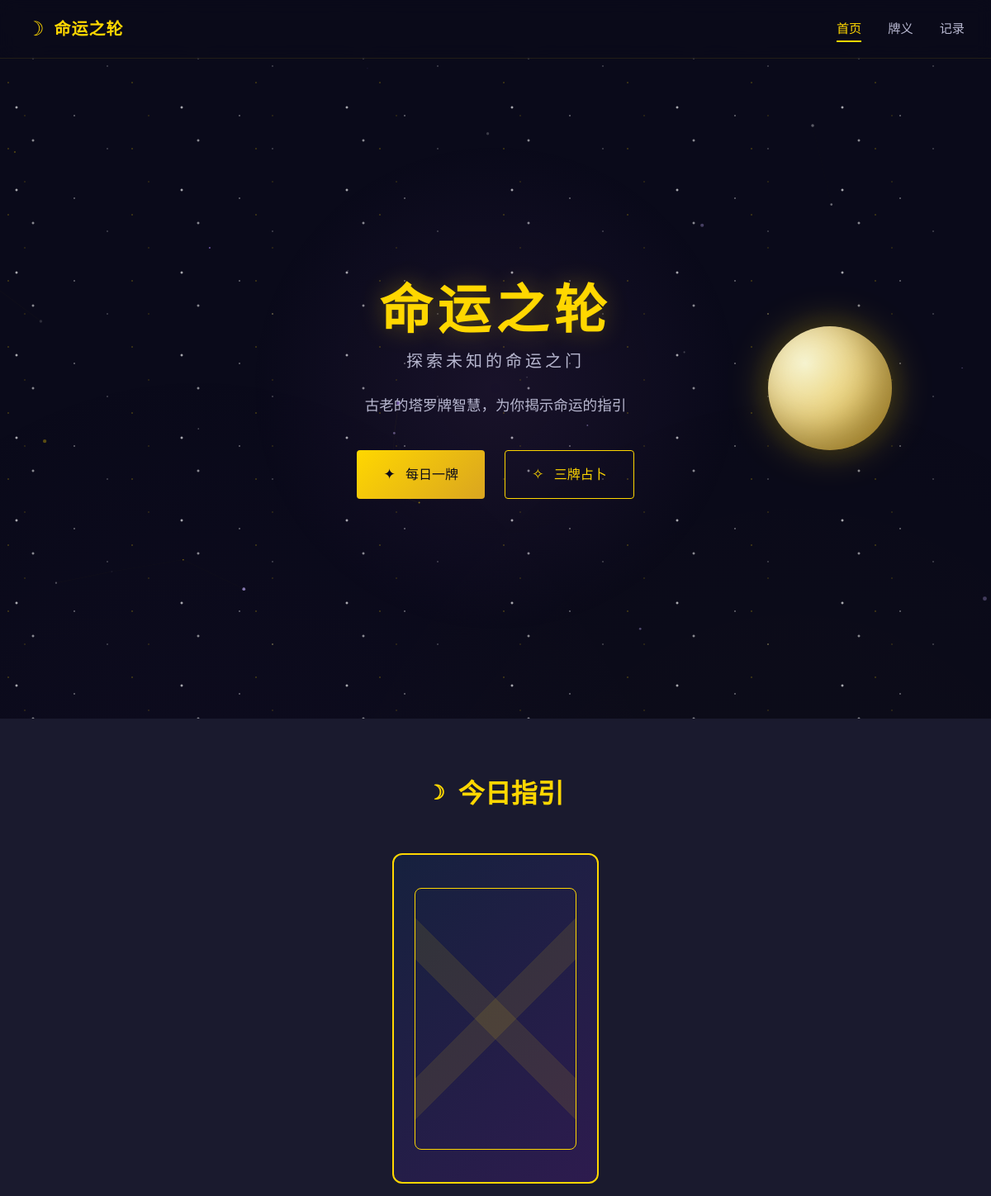
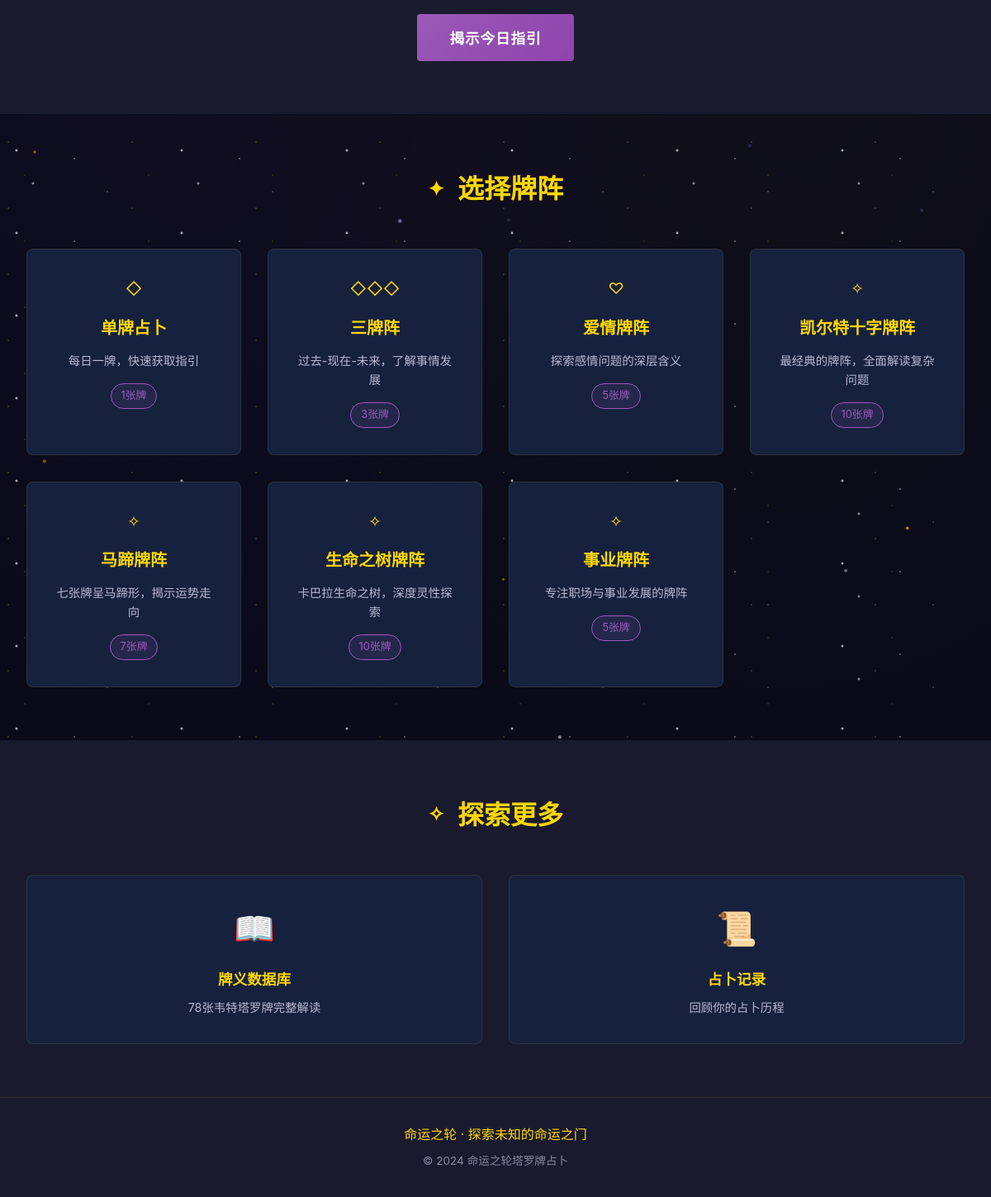
The page / on the database its author committed (2 pictures, top to bottom).
### database/models.py (models this page shows, shortened)
class Card(db.Model):
    __tablename__ = 'cards'
    id = db.Column(db.Integer, primary_key=True)
    name = db.Column(db.String(50), nullable=False)
    name_en = db.Column(db.String(50), nullable=False)
    number = db.Column(db.Integer, nullable=False)
    arcana = db.Column(db.String(20), nullable=False)
    suit = db.Column(db.String(20))
    upright_meaning = db.Column(db.Text, nullable=False)
    reversed_meaning = db.Column(db.Text, nullable=False)
    description = db.Column(db.Text)
    image_path = db.Column(db.String(100))
    def to_dict(self):
        return {
            'id': self.id,
            'name': self.name,
            'name_en': self.name_en,
            'number': self.number,
            'arcana': self.arcana,
            'suit': self.suit,
            'upright_meaning': self.upright_meaning,
            'reversed_meaning': self.reversed_meaning,
            'description': self.description,
            'image_path': self.image_path
        }

class Spread(db.Model):
    __tablename__ = 'spreads'
    id = db.Column(db.Integer, primary_key=True)
    name = db.Column(db.String(50), nullable=False)
    description = db.Column(db.Text)
    positions = db.Column(db.Integer, nullable=False)
    layout_type = db.Column(db.String(20), nullable=False)
    positions_list = db.relationship('SpreadPosition', backref='spread', lazy=True)

### app.py (the view)
    @app.route('/')
    def index():
        daily_card = TarotService.draw_single_card()
        spreads = TarotService.get_all_spreads()
        return render_template('index.html', daily_card=daily_card, spreads=spreads)

### services/tarot_service.py (called while the page is built)
    @staticmethod
    def get_all_spreads():
        return Spread.query.all()

    @staticmethod
    def draw_single_card():
        all_cards = Card.query.all()
        card = random.choice(all_cards)
        is_reversed = random.random() < 0.3
        return {
            'card': card.to_dict(),
            'is_reversed': is_reversed
        }

### templates/index.html (shortened to what this page needs)
{% extends "base.html" %}
{% block content %}
<section class="hero">
    <div class="hero-content">
        <h1 class="hero-title">
            <span class="title-line">命运之轮</span>
            <span class="title-sub">探索未知的命运之门</span>
        </h1>
        <p class="hero-description">古老的塔罗牌智慧，为你揭示命运的指引</p>
        <div class="hero-actions">
            <a href="{{ url_for('reading', spread_id=1) }}" class="btn btn-primary">
                <span class="btn-icon">✦</span>
                每日一牌
            </a>
            <a href="{{ url_for('reading', spread_id=2) }}" class="btn btn-secondary">
                <span class="btn-icon">✧</span>
                三牌占卜
            </a>
        </div>
    </div>
    <div class="hero-decoration">
        <div class="moon-phase">
            <div class="moon"></div>
            <div class="moon-glow"></div>
        </div>
    </div>
</section>
<section class="daily-card-section">
    <div class="section-container">
        <h2 class="section-title">
            <span class="title-icon">☽</span>
            今日指引
        </h2>
        <div class="daily-card-wrapper">
            <div class="card-display" id="dailyCard">
                <div class="card-back">
                    <div class="card-pattern"></div>
                </div>
                <div class="card-front">
                    <div class="card-content">
                        <div class="card-image-container">
                            <img src="/static/{{ daily_card.card.image_path }}" alt="{{ daily_card.card.name }}" class="card-image"
                                 onerror="this.style.display='none'; this.nextElementSibling.style.display='flex';">
                        </div>
                        <h3 class="card-name">{{ daily_card.card.name }}</h3>
                        <p class="card-name-en">{{ daily_card.card.name_en }}</p>
                        <div class="card-orientation {% if daily_card.is_reversed %}reversed{% endif %}">
                        </div>
                        <p class="card-meaning">
                        </p>
                    </div>
                </div>
            </div>
            <button class="btn btn-mystical" id="revealDaily">
                揭示今日指引
            </button>
        </div>
    </div>
</section>
<section class="spreads-section">
    <div class="section-container">
        <h2 class="section-title">
            <span class="title-icon">✦</span>
            选择牌阵
        </h2>
        <div class="spreads-grid">
            {% for spread in spreads %}
            <a href="{{ url_for('reading', spread_id=spread.id) }}" class="spread-card">
                <div class="spread-icon">
                    {% if spread.layout_type == 'single' %}◇
                    {% elif spread.layout_type == 'three_card' %}◇◇◇
                    {% elif spread.layout_type == 'love' %}♡
                    {% else %}✧
                    {% endif %}
                </div>
                <h3 class="spread-name">{{ spread.name }}</h3>
                <p class="spread-desc">{{ spread.description }}</p>
                <span class="spread-count">{{ spread.positions }}张牌</span>
            </a>
            {% endfor %}
        </div>
    </div>
</section>
<section class="features-section">
    <div class="section-container">
        <h2 class="section-title">
            <span class="title-icon">✧</span>
            探索更多
        </h2>
        <div class="features-grid">
            <a href="{{ url_for('cards_database') }}" class="feature-card">
                <div class="feature-icon">📖</div>
                <h3 class="feature-title">牌义数据库</h3>
                <p class="feature-desc">78张韦特塔罗牌完整解读</p>
            </a>
            <a href="{{ url_for('history') }}" class="feature-card">
                <div class="feature-icon">📜</div>
                <h3 class="feature-title">占卜记录</h3>
                <p class="feature-desc">回顾你的占卜历程</p>
            </a>
        </div>
    </div>
</section>
{% endblock %}

### rows shown on the page
Card: card.image_path (picture)
Spread: name "单牌占卜", description "每日一牌，快速获取指引", positions "1"
Spread: name "三牌阵", description "过去-现在-未来，了解事情发展", positions "3"
Spread: name "爱情牌阵", description "探索感情问题的深层含义", positions "5"
Spread: name "凯尔特十字牌阵", description "最经典的牌阵，全面解读复杂问题", positions "10"
Spread: name "马蹄牌阵", description "七张牌呈马蹄形，揭示运势走向", positions "7"
Spread: name "生命之树牌阵", description "卡巴拉生命之树，深度灵性探索", positions "10"
Spread: name "事业牌阵", description "专注职场与事业发展的牌阵", positions "5"
